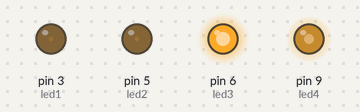
Recording of a sketch running on a simulated Arduino Uno, built with avr-gcc and run on an emulated ATmega328P. On the bench: output pins drawn as LEDs (lit = HIGH).

Above: at 0.05 s.
At 0.35 s:
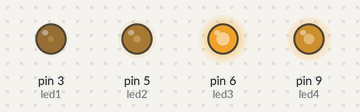
At 0.65 s:
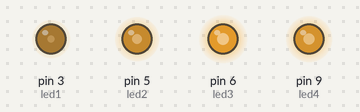
At 1.3 s:
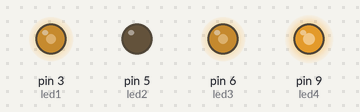
At 1.9 s:
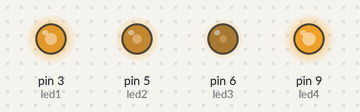
At 2.55 s:
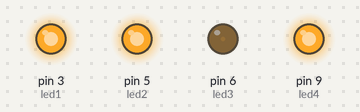
Timing chart, 0 to 5.9 s (numbered marks = the images above):
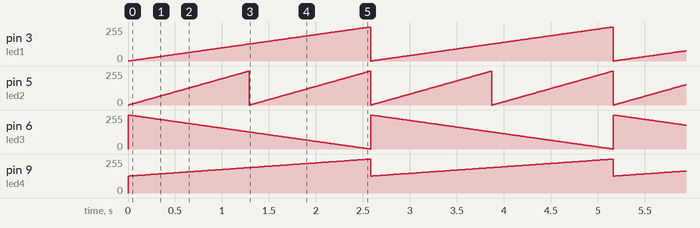

Measured:
- by itself, pin 3 (led1): ramps from 0/255 to 255/255 and jumps back, once every 2.6 s
- by itself, pin 5 (led2): ramps from 0/255 to 254/255 and jumps back, once every 1.3 s
- by itself, pin 6 (led3): ramps from 255/255 to 0/255 and jumps back, once every 2.6 s
- by itself, pin 9 (led4): ramps from 127/255 to 255/255 and jumps back, once every 2.6 s

The sketch:

LED_Fading.ino
```cpp
const int led1 = 3;
const int led2 = 5;
const int led3 = 6;
const int led4 = 9;

void setup() {
  pinMode(led1, OUTPUT);
  pinMode(led2, OUTPUT);
  pinMode(led3, OUTPUT);
  pinMode(led4, OUTPUT);
}

void loop() {
  for (int i = 0; i <= 255; i++) {
    int val1 = i;
    int val2 = (i * 2) % 256;
    int val3 = 255 - i;
    int val4 = map(i, 0, 255, 127, 255);

    analogWrite(led1, val1);
    analogWrite(led2, val2);
    analogWrite(led3, val3);
    analogWrite(led4, val4);

    delay(10);
  }
}
```
